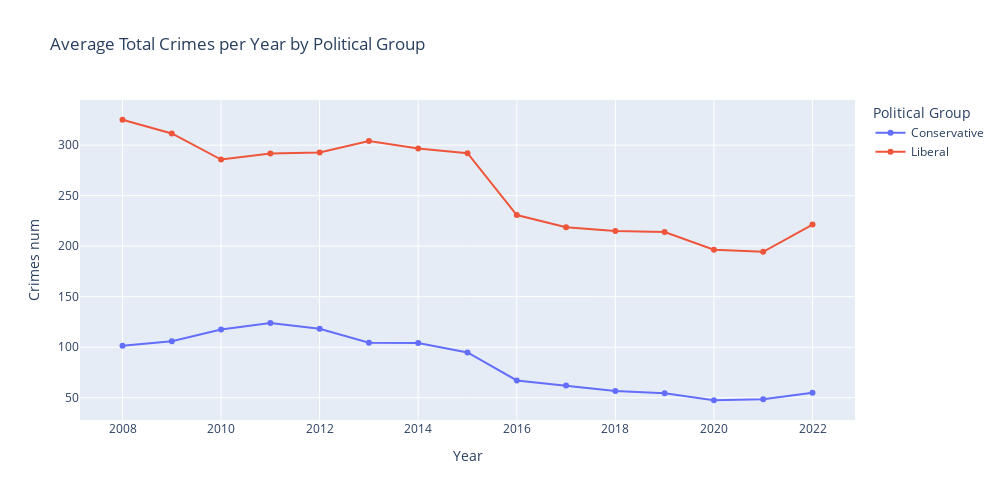

The notebook cell this image was saved under:
### Code cell
crimes_df['Group'] = crimes_df['geo'].apply(
    lambda x: 'Liberal' if x in liberal else ('Conservative' if x in conservs else 'Other')
)

grouped = crimes_df[crimes_df['Group'] != 'Other'].groupby(['year', 'Group'])['Crimes num'].mean().reset_index()

fig = px.line(
    grouped,
    x='year',
    y='Crimes num',
    color='Group',
    title='Average Total Crimes per Year by Political Group',
    labels={
        'year': 'Year',
        'Total Crimes': 'Avg Total Crimes per 100,000 Population',
        'Group': 'Political Group'
    },
    width=1000,
    height=500,
    markers=True
)
fig.show()

### Figure 1 — Plotly figure (JSON) as saved in the notebook; plotly's stock layout.template omitted (floating-point values rounded to 4 significant figures)
{"data": [{"hovertemplate": "Political Group=Conservative<br>Year=%{x}<br>Crimes num=%{y}<extra></extra>", "legendgroup": "Conservative", "line": {"color": "#636efa", "dash": "solid"}, "marker": {"symbol": "circle"}, "mode": "lines+markers", "name": "Conservative", "orientation": "v", "showlegend": true, "type": "scatter", "x": [2008, 2009, 2010, 2011, 2012, 2013, 2014, 2015, 2016, 2017, 2018, 2019, 2020, 2021, 2022], "xaxis": "x", "y": [101.3, 105.9, 117.5, 123.9, 118.2, 104.4, 104.0, 94.81, 67.04, 62.15, 56.66, 54.34, 47.48, 48.55, 54.87], "yaxis": "y"}, {"hovertemplate": "Political Group=Liberal<br>Year=%{x}<br>Crimes num=%{y}<extra></extra>", "legendgroup": "Liberal", "line": {"color": "#EF553B", "dash": "solid"}, "marker": {"symbol": "circle"}, "mode": "lines+markers", "name": "Liberal", "orientation": "v", "showlegend": true, "type": "scatter", "x": [2008, 2009, 2010, 2011, 2012, 2013, 2014, 2015, 2016, 2017, 2018, 2019, 2020, 2021, 2022], "xaxis": "x", "y": [325.1, 311.6, 285.8, 291.7, 292.7, 304.0, 296.7, 292.1, 230.8, 218.7, 215.1, 213.9, 196.5, 194.4, 221.4], "yaxis": "y"}], "layout": {"height": 500, "legend": {"title": {"text": "Political Group"}, "tracegroupgap": 0}, "title": {"text": "Average Total Crimes per Year by Political Group"}, "width": 1000, "xaxis": {"anchor": "y", "domain": [0, 1], "title": {"text": "Year"}}, "yaxis": {"anchor": "x", "domain": [0, 1], "title": {"text": "Crimes num"}}}}
